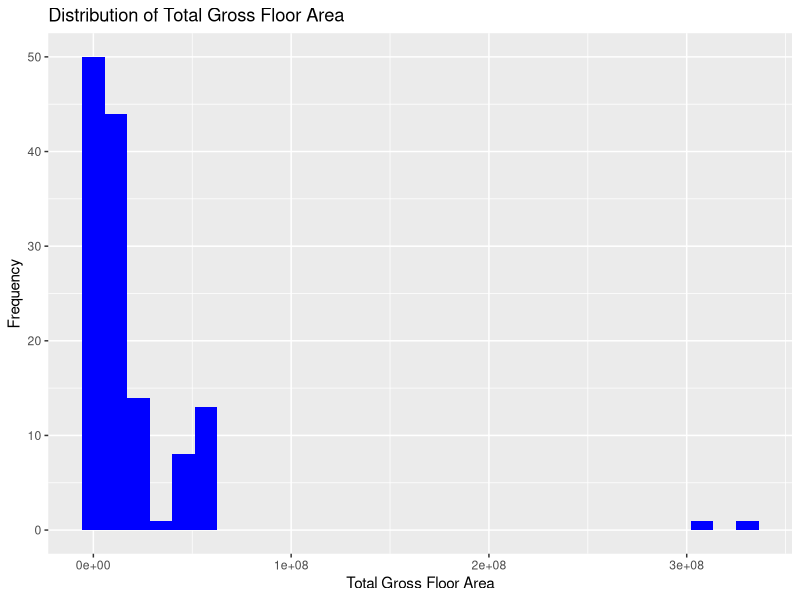
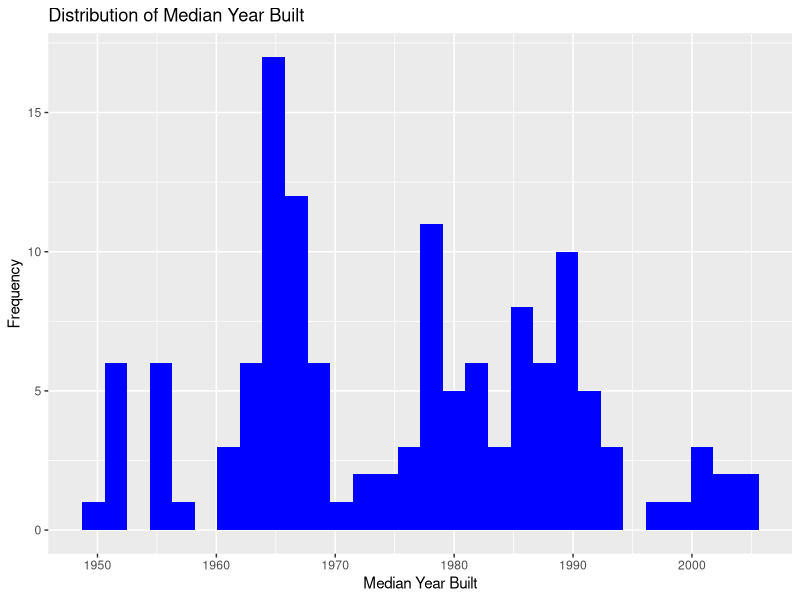
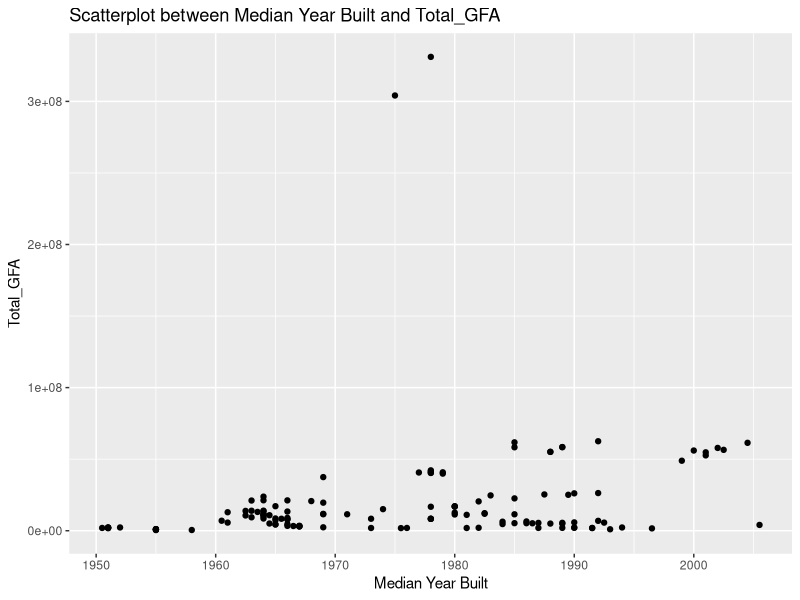
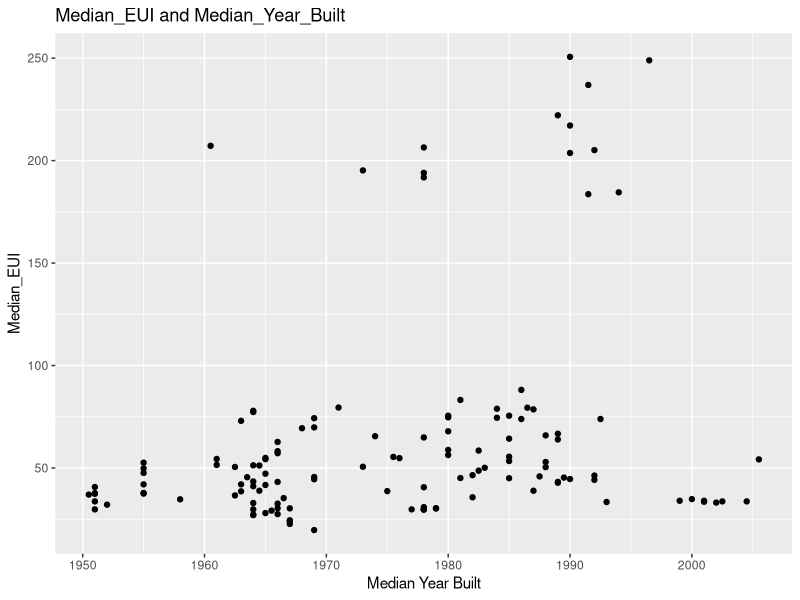
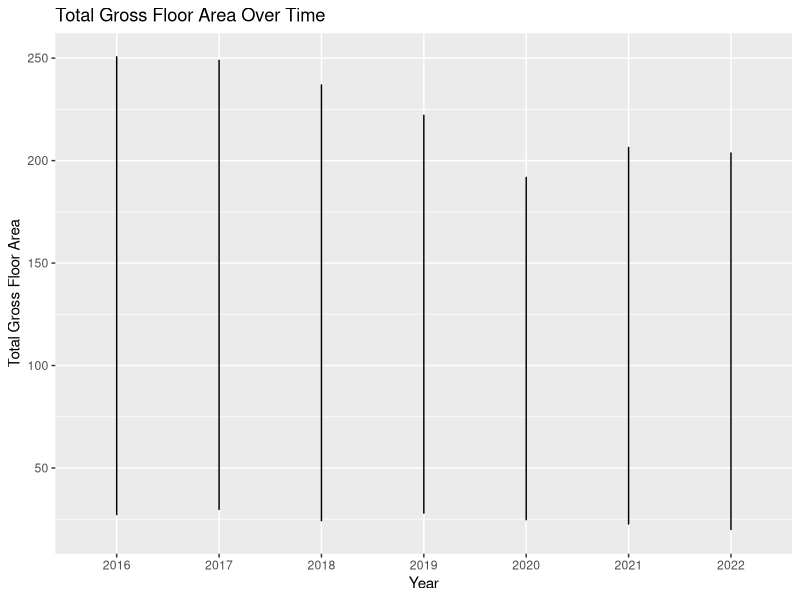
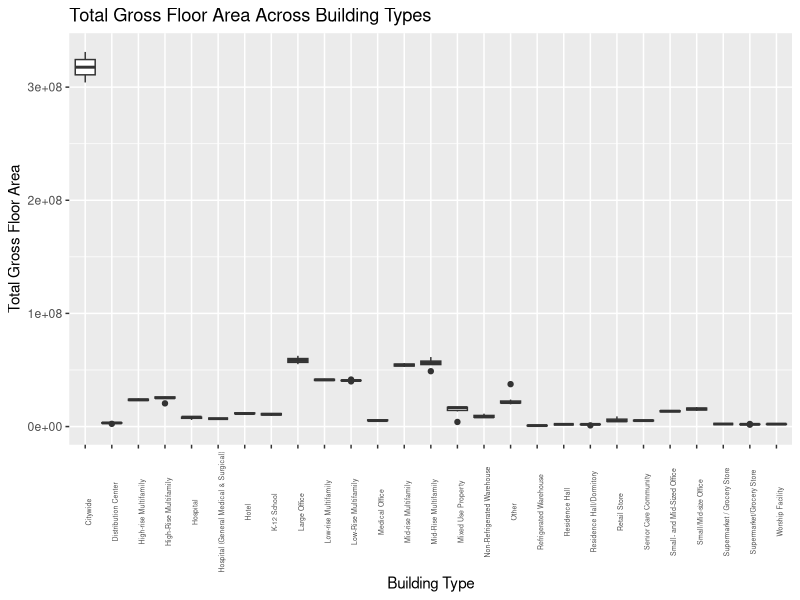

Generate these figures, in order, with R:
## ---- chunk 1
knitr::opts_chunk$set(echo = TRUE)
## ---- chunk 2
#read in the data here for 2016-2022
library(dplyr)
data2022 <- read.csv("../Data/Performance_Ranges_by_Building_Type_2022.csv")
data2021 <- read.csv("../Data/Performance_Ranges_by_Building_Type_2021.csv")
data2020 <- read.csv("../Data/Performance_Ranges_by_Building_Type_2020.csv")
data2019 <- read.csv("../Data/Performance_Ranges_By_Building_Type_2019.csv")
data2018 <- read.csv("../Data/Performance_Ranges_By_Building_Type_2018.csv")
data2017 <- read.csv("../Data/Performance_Ranges_by_Building_Type_2017.csv")
data2016 <- read.csv("../Data/Performance_Ranges_By_Building_Type_2016.csv")
## ---- chunk 3
#For 2017 specifically there are 2 columns that were giving us issues for data cleaning immediately.

#Other than 2017 we are just omitting files that have na values
data2017 <- select(data2017, -c(Low.Outlier.Cutoff, High.Outlier.Cutoff))
data2022 <- na.omit(data2022)
data2021 <- na.omit(data2021)
data2020 <- na.omit(data2020)
data2019 <- na.omit(data2019)
data2018 <- na.omit(data2018)
data2017 <- na.omit(data2017)
data2016 <- na.omit(data2016)
## ---- chunk 4
#We are renaming all the columns names for all the years so they are all uniform so we can join them later. The order does not matter right now, we are going with the order of how they are in their respective files.

colnames(data2016) <- c("BuildingType", "Percentile_25th_EUI", "Median_EUI", "Percentile_75th_EUI", "Median_EUI_WN", "Median_Source_EUI", "Median_ES_Score", "Number_of_Buildings", "Total_GFA", "Median_GFA", "Median_Year_Built", "Percent_Electricity", "Percent_Gas", "Percent_Steam", "Percent_Other_Fuel")

colnames(data2017) <- c("BuildingType", "Percentile_25th_EUI", "Median_EUI", "Percentile_75th_EUI", "Median_EUI_WN", "Median_Source_EUI", "Median_ES_Score", "Number_of_Buildings", "Number_of_Buildings_with_ES_Score", "Total_GFA", "Median_GFA", "Median_Year_Built", "Percent_Electricity", "Percent_Gas", "Percent_Steam", "Percent_Other_Fuel")

colnames(data2018) <- c("BuildingType", "Number_of_Buildings", "Percentile_25th_EUI", "Median_EUI", "Percentile_75th_EUI", "Average_Site_EUI", "Average_Site_EUI_WN", "Median_EUI", "Median_ES_Score", "Total_GFA", "Median_GFA", "Median_Year_Built", "Not applies")

colnames(data2019) <- c("BuildingType", "Number_of_Buildings", "Percentile_25th_EUI", "Median_EUI", "Percentile_75th_EUI", "Median_EUI_WN", "Average_Site_EUI", "Average_Site_EUI_WN", "Median_Source_EUI", "Median_ES_Score", "Average_ES_Score", "Total_GFA", "Median_GFA", "Median_Year_Built", "Average_GHGSF", "MedianGHGSF")

colnames(data2020) <- c("BuildingType", "Number_of_Buildings", "Percentile_25th_EUI", "Median_EUI", "Percentile_75th_EUI", "Median_EUI_WN", "Average_Site_EUI", "Average_Site_EUI_WN", "Median_Source_EUI", "Median_ES_Score", "Average_ES_Score", "Total_GFA", "Median_GFA", "Median_Year_Built", "Average_GHGSF", "MedianGHGSF")

colnames(data2021) <- c("BuildingType", "Number_of_Buildings", "Percentile_25th_EUI", "Median_EUI", "Percentile_75th_EUI", "Median_EUI_WN", "Average_Site_EUI", "Average_Site_EUI_WN", "Median_Source_EUI", "Median_ES_Score", "Average_ES_Score", "Total_GFA", "Median_GFA", "Median_Year_Built", "Average_GHGSF", "MedianGHGSF")

colnames(data2022) <- c("BuildingType", "Number_of_Buildings", "Percentile_25th_EUI", "Median_EUI", "Percentile_75th_EUI", "Median_EUI_WN", "Average_Site_EUI", "Average_Site_EUI_WN", "Median_Source_EUI", "Median_ES_Score", "Average_ES_Score", "Total_GFA", "Median_GFA", "Median_Year_Built", "Average_GHGSF", "MedianGHGSF")

#we are doign 3 checks to see if every column in every year is in 2022, 2016 and 2018 respecitvely as I was having issues with incompatible dataset before
data2016 <- data2016[, colnames(data2016) %in% colnames(data2022)]
data2017 <- data2017[, colnames(data2017) %in% colnames(data2022)]
data2018 <- data2018[, colnames(data2018) %in% colnames(data2022)]
data2019 <- data2019[, colnames(data2019) %in% colnames(data2022)]
data2020 <- data2020[, colnames(data2020) %in% colnames(data2022)]
data2021 <- data2021[, colnames(data2021) %in% colnames(data2022)]

data2016 <- data2016[, colnames(data2016) %in% colnames(data2016)]
data2017 <- data2017[, colnames(data2017) %in% colnames(data2016)]
data2018 <- data2018[, colnames(data2018) %in% colnames(data2016)]
data2019 <- data2019[, colnames(data2019) %in% colnames(data2016)]
data2020 <- data2020[, colnames(data2020) %in% colnames(data2016)]
data2021 <- data2021[, colnames(data2021) %in% colnames(data2016)]
data2022 <- data2022[, colnames(data2022) %in% colnames(data2016)]

data2016 <- data2016[, colnames(data2016) %in% colnames(data2018)]
data2017 <- data2017[, colnames(data2017) %in% colnames(data2018)]
data2018 <- data2018[, colnames(data2018) %in% colnames(data2018)]
data2019 <- data2019[, colnames(data2019) %in% colnames(data2018)]
data2020 <- data2020[, colnames(data2020) %in% colnames(data2018)]
data2021 <- data2021[, colnames(data2021) %in% colnames(data2018)]
data2022 <- data2022[, colnames(data2022) %in% colnames(data2018)]

#we are adding a year column to every dataset 
library(dplyr)
data2022 <- mutate(data2022, Year = 2022)
data2021 <- mutate(data2021, Year = 2021)
data2020 <- mutate(data2020, Year = 2020)
data2019 <- mutate(data2019, Year = 2019)
data2018 <- mutate(data2018, Year = 2018)
data2017 <- mutate(data2017, Year = 2017)
data2016 <- mutate(data2016, Year = 2016)
## ---- chunk 5
#we are now going to combine all our datasets
combined_data <- bind_rows(
  mutate(data2016, Year = 2016),
  mutate(data2017, Year = 2017),
  mutate(data2018, Year = 2018),
  mutate(data2019, Year = 2019),
  mutate(data2020, Year = 2020),
  mutate(data2021, Year = 2021),
  mutate(data2022, Year = 2022)
)


## ---- chunk 6

#make distribution graphs for Total Gross Floor Area and median year built
library(ggplot2)
ggplot(combined_data, aes(x = Total_GFA)) +
  geom_histogram(fill = "blue") +
  labs(title = "Distribution of Total Gross Floor Area",
       x = "Total Gross Floor Area",
       y = "Frequency")

ggplot(combined_data, aes(x = Median_Year_Built)) +
  geom_histogram(fill = "blue") +
  labs(title = "Distribution of Median Year Built",
       x = "Median Year Built",
       y = "Frequency")
## ---- chunk 7
#get the summary data and t tests for gross floor area and median es score
print("Total Gross Floor Area")
summary(combined_data$Total_GFA)
gfa.p.val <- t.test(combined_data$Total_GFA)
print(gfa.p.val)  
  
print("Median ES Score")
summary(combined_data$Median_ES_Score)
median_es.p.val <- t.test(combined_data$Median_ES_Score)
print(median_es.p.val)  
## ---- chunk 8

#correlation matrix 
cor_data <- select(combined_data, -c(BuildingType))
cor <- cor(cor_data)
round(cor,2)
 
## ---- chunk 9
ggplot(combined_data, aes(x = Median_Year_Built, y = Total_GFA)) +
  geom_point() +
  labs(title = "Scatterplot between Median Year Built and Total_GFA",
       x = "Median Year Built",
       y = "Total_GFA")

## ---- chunk 10
#plot median year built vs median es score
ggplot(combined_data, aes(x = Median_Year_Built, y = Median_EUI)) +
  geom_point() +
  labs(title = "Median_EUI and Median_Year_Built",
       x = "Median Year Built",
       y = "Median_EUI")

## ---- chunk 11
#plot the gross floor area over time
ggplot(combined_data, aes(x = as.factor(Year), y = Median_EUI)) +
  geom_line() +
  labs(title = "Total Gross Floor Area Over Time",
       x = "Year",
       y = "Total Gross Floor Area")
## ---- chunk 12
#plot the total gross floor area by vuilding type
ggplot(combined_data, aes(x = BuildingType, y = Total_GFA)) +
  geom_boxplot() +
  labs(title = "Total Gross Floor Area Across Building Types",
       x = "Building Type",
       y = "Total Gross Floor Area") +
  theme(axis.text.x = element_text(angle = 90, size = 5)) 
